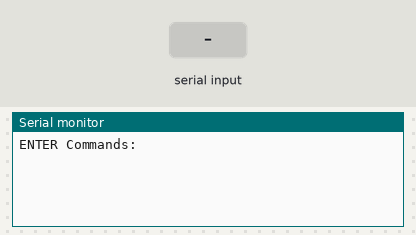
Recording of a sketch running on a simulated Arduino Uno, built with avr-gcc and run on an emulated ATmega328P. On the bench: the last lines printed to the serial monitor. Inputs (shaded band) come from the test bench.

Above: at 1.2 s.
1.3 s: "O" received over Serial
At 1.66 s:
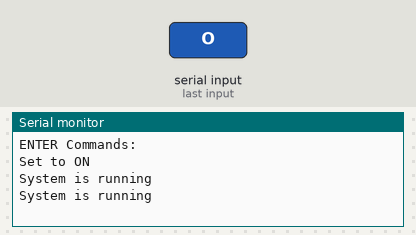
2.8 s: "F" received over Serial
At 3.3 s:
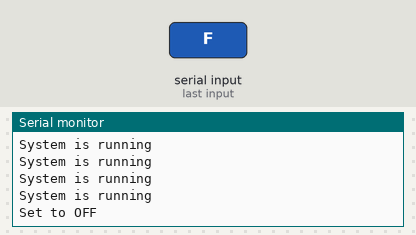

The sketch:

Serial_Prot_RX.ino
```cpp
char cmd="";
char old_cmd;
boolean enable=false;


void setup(){
  // Initialize serial port
  Serial.begin(9600);
  Serial.println("ENTER Commands:");
}

void loop(){
  old_cmd=cmd;
  if (Serial.available()){ // Verify that data are available
    cmd=Serial.read();  // Read data on serial port
  }

  if(cmd!=old_cmd){
    if(cmd=='O'){
      Serial.println("Set to ON"); // Send data to serial port
      enable=true;
    }else if(cmd=='F'){
      Serial.println("Set to OFF"); // Send data to serial port
      enable=false;
    }
  }

   if(enable){
      Serial.println("System is running");
      delay(200);
    }
}
```

Measured:
- after the input at 1.3 s, the serial monitor: prints a new line at once (image 1)
- after the input at 2.8 s, the serial monitor: prints a new line after 0.10 s (image 2)
